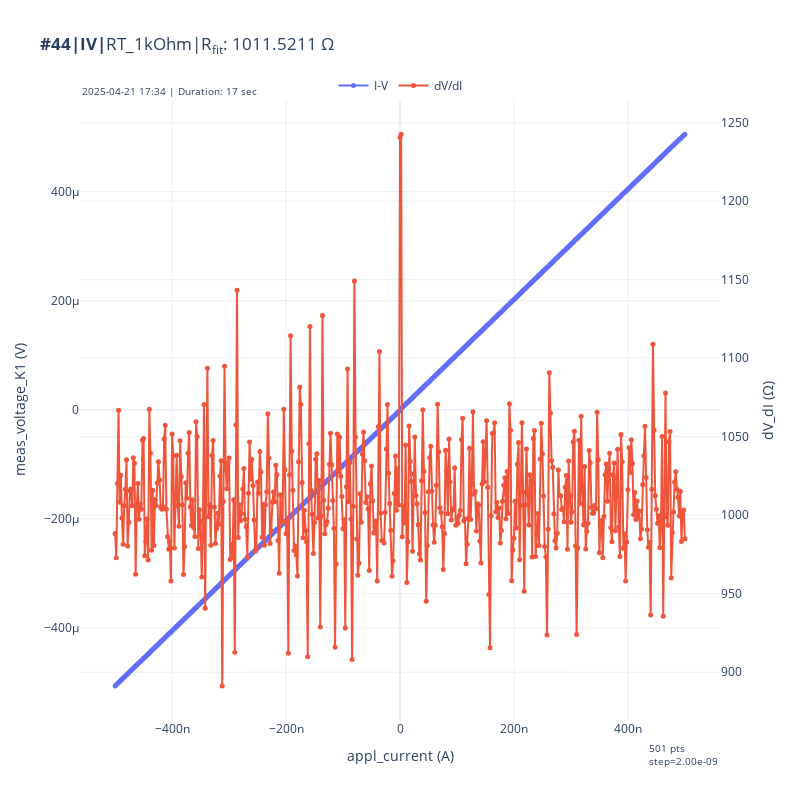
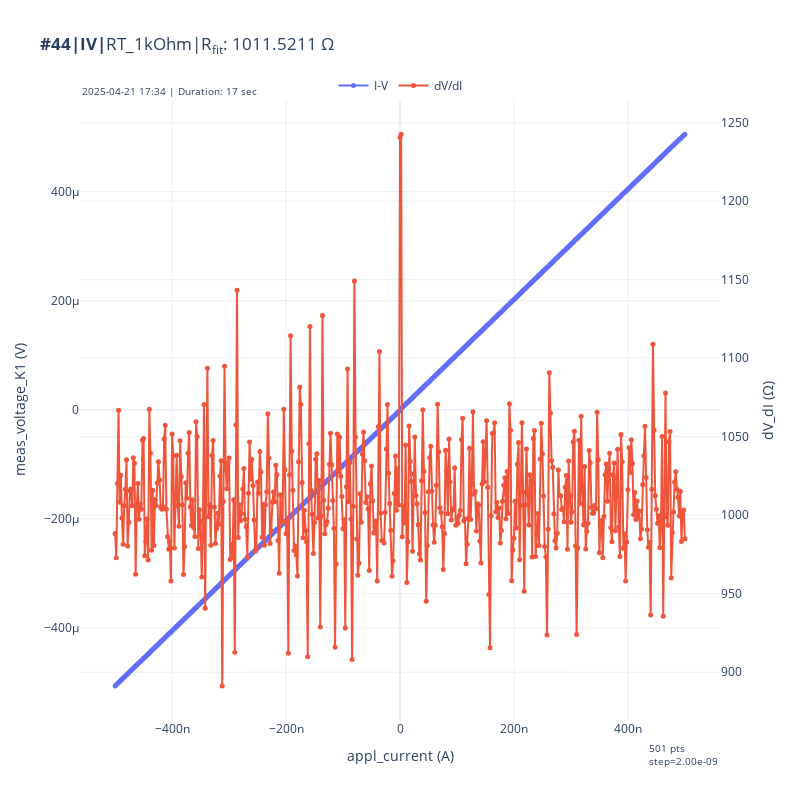

Notebook code cell kept with these figures, in order:
### Code cell
I = 0.5e-6
# I = 10e-9
Rel(DMM6500)
appl_current(-I)
K2440.output(1)
sleep(1)

exp = qc.new_experiment('IV', sample_name='RT_1kOhm')
# exp = qc.new_experiment('IV', sample_name=f'002-01_20-21-31-32@({Mag_x*1e3:.2f},{Mag_y*1e3:.2f},{Mag_z*1e3:.2f})mT')

dataid = do1d(appl_current, -I, I, 501, 0.01,meas_voltage_K1,)
# dataid = do1d(appl_current, 6e-6 , -6e-6, 251, 0.01, meas_voltage_K1)
Rel(DMM6500,0)
appl_current(0)
K2440.output(0)
fig = plot_combined_iv_dvdi(dataid)
# clear_output(wait=True)
print(f"R = {get_R_from_IV(dataid):.4f}")
fig

### Figure 1 — Plotly figure (JSON) as saved in the notebook; plotly's stock layout.template omitted (floating-point values rounded to 4 significant figures; data arrays with more than 128 entries replaced by an {"elided": "..."} marker saying what was removed)
{"data": [{"line": {"width": 2}, "marker": {"size": 5}, "mode": "lines+markers", "name": "I-V", "type": "scatter", "x": {"elided": "501 float values"}, "y": {"elided": "501 float values"}}, {"line": {"width": 2}, "marker": {"size": 5}, "mode": "lines+markers", "name": "dV/dI", "type": "scatter", "x": {"elided": "501 float values"}, "y": {"elided": "501 float values"}, "yaxis": "y2"}], "layout": {"annotations": [{"font": {"size": 10}, "showarrow": false, "text": "2025-04-21 17:34 | Duration: 17 sec", "x": 0, "xanchor": "left", "xref": "paper", "y": 1, "yanchor": "bottom", "yref": "paper"}, {"font": {"size": 10}, "showarrow": false, "text": "501 pts           <br>step=2.00e-09", "x": 1, "xanchor": "right", "xref": "paper", "y": -0.03, "yanchor": "top", "yref": "paper"}], "height": 800, "legend": {"orientation": "h", "x": 0.5, "xanchor": "center", "xref": "paper", "y": 1, "yanchor": "bottom", "yref": "paper"}, "title": {"text": "<b>#44|IV|</b>RT_1kOhm|R<sub>fit</sub>: 1011.5211 Ω"}, "width": 800, "xaxis": {"title": {"text": "appl_current (A)"}}, "yaxis": {"title": {"text": "meas_voltage_K1 (V)"}}, "yaxis2": {"overlaying": "y", "side": "right", "title": {"text": "dV_dI (Ω)"}}}}

### Figure 2 — Plotly figure (JSON) as saved in the notebook; plotly's stock layout.template omitted (floating-point values rounded to 4 significant figures; data arrays with more than 128 entries replaced by an {"elided": "..."} marker saying what was removed)
{"data": [{"line": {"width": 2}, "marker": {"size": 5}, "mode": "lines+markers", "name": "I-V", "type": "scatter", "x": {"elided": "501 float values"}, "y": {"elided": "501 float values"}}, {"line": {"width": 2}, "marker": {"size": 5}, "mode": "lines+markers", "name": "dV/dI", "type": "scatter", "x": {"elided": "501 float values"}, "y": {"elided": "501 float values"}, "yaxis": "y2"}], "layout": {"annotations": [{"font": {"size": 10}, "showarrow": false, "text": "2025-04-21 17:34 | Duration: 17 sec", "x": 0, "xanchor": "left", "xref": "paper", "y": 1, "yanchor": "bottom", "yref": "paper"}, {"font": {"size": 10}, "showarrow": false, "text": "501 pts           <br>step=2.00e-09", "x": 1, "xanchor": "right", "xref": "paper", "y": -0.03, "yanchor": "top", "yref": "paper"}], "height": 800, "legend": {"orientation": "h", "x": 0.5, "xanchor": "center", "xref": "paper", "y": 1, "yanchor": "bottom", "yref": "paper"}, "title": {"text": "<b>#44|IV|</b>RT_1kOhm|R<sub>fit</sub>: 1011.5211 Ω"}, "width": 800, "xaxis": {"title": {"text": "appl_current (A)"}}, "yaxis": {"title": {"text": "meas_voltage_K1 (V)"}}, "yaxis2": {"overlaying": "y", "side": "right", "title": {"text": "dV_dI (Ω)"}}}}
